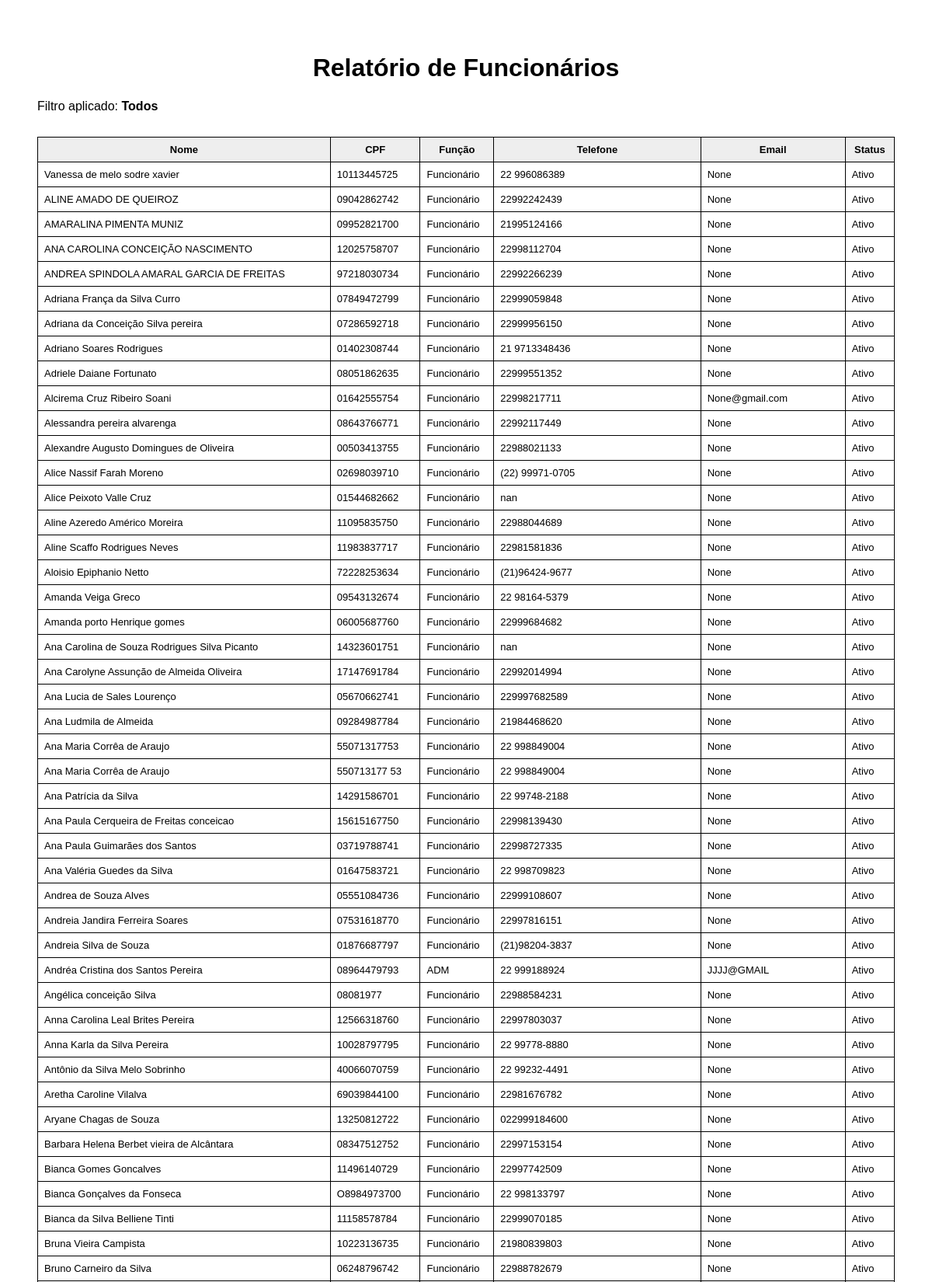
The app's page /admin/relatorio/funcionarios (signed in, upper part) with its own data.
### models.py (models this page shows)
class Funcionario(db.Model):
    __tablename__ = "funcionario"
    id = db.Column(db.Integer, primary_key=True)
    nome = db.Column(db.String(120))
    cpf = db.Column(db.String(14), unique=True)
    senha = db.Column(db.String(50))
    funcao = db.Column(db.String(50))  # "Direção" / "Funcionário"
    status = db.Column(db.String(20))
    telefone = db.Column(db.String(20))
    email = db.Column(db.String(120))
    matricula = db.Column(db.String(30))
    setor = db.Column(db.String(80))
    cargo = db.Column(db.String(80))
    data_admissao = db.Column(db.String(20))
    nascimento = db.Column(db.String(20))
    turno = db.Column(db.String(20))
    tipo_vinculo = db.Column(db.String(30))
    carga_horaria = db.Column(db.String(20))
    observacoes = db.Column(db.Text)
    escala_tipo = db.Column(db.String(30), default="SEG_SEX")
    plantao_base = db.Column(db.String(10), nullable=True)
    escalas_itens = db.relationship("EscalaItem", backref="funcionario", lazy=True)

### app.py (the view, shortened to what this page needs)
@app.route("/admin/relatorio/funcionarios")
@login_required
@direcao_required
def relatorio_funcionarios():
    busca = request.args.get("busca", "").strip()
    query = Funcionario.query
    funcionarios = query.order_by(Funcionario.nome).all()
    return render_template(
        "relatorio_funcionarios.html",
        funcionarios=funcionarios,
        busca=busca
    )

### app.py (called while the page is built)
@app.context_processor
def inject_user():
    user = None
    if "user_id" in session:
        user = Funcionario.query.get(session["user_id"])
    return dict(user=user)

def login_required(view):
    @wraps(view)
    def wrapped_view(*args, **kwargs):
        if "user_id" not in session:
            return redirect(url_for("login"))
        return view(*args, **kwargs)
    return wrapped_view

def direcao_required(view):
    @wraps(view)
    def wrapped_view(*args, **kwargs):
        if session.get("funcao") != "Direção":
            return redirect(url_for("acesso_negado"))
        return view(*args, **kwargs)
    return wrapped_view

### templates/relatorio_funcionarios.html (shortened to what this page needs)
<!DOCTYPE html>
<html lang="pt-br">
<head>
</head>
<body>
<h1>Relatório de Funcionários</h1>
<p>
    Filtro aplicado: <strong>{{ busca or "Todos" }}</strong>
</p>
<table>
    <thead>
        <tr>
            <th>Nome</th>
            <th>CPF</th>
            <th>Função</th>
            <th>Telefone</th>
            <th>Email</th>
            <th>Status</th>
        </tr>
    </thead>
    <tbody>
        {% for f in funcionarios %}
        <tr>
            <td>{{ f.nome }}</td>
            <td>{{ f.cpf }}</td>
            <td>{{ f.funcao }}</td>
            <td>{{ f.telefone }}</td>
            <td>{{ f.email }}</td>
            <td>{{ f.status }}</td>
        </tr>
        {% endfor %}
    </tbody>
</table>
</body>
</html>

### templates/relatorio_funcionarios.html (style rules this page uses)
body { font-family: Arial; padding: 40px; }
h1 { text-align: center; }
table { width: 100%; border-collapse: collapse; margin-top: 30px; }
th, td { border: 1px solid #000; padding: 8px; font-size: 13px; }
th { background: #eee; }

### records on screen
Funcionario: nome "Vanessa de melo sodre xavier", cpf "10113445725", funcao "Funcionário", telefone "22 996086389", email "None", status "Ativo"
Funcionario: nome "ALINE AMADO DE QUEIROZ", cpf "09042862742", funcao "Funcionário", telefone "22992242439", email "None", status "Ativo"
Funcionario: nome "AMARALINA PIMENTA MUNIZ", cpf "09952821700", funcao "Funcionário", telefone "21995124166", email "None", status "Ativo"
Funcionario: nome "ANA CAROLINA CONCEIÇÃO NASCIMENTO", cpf "12025758707", funcao "Funcionário", telefone "22998112704", email "None", status "Ativo"
Funcionario: nome "ANDREA SPINDOLA AMARAL GARCIA DE FREITAS", cpf "97218030734", funcao "Funcionário", telefone "22992266239", email "None", status "Ativo"
Funcionario: nome "Adriana França da Silva Curro", cpf "07849472799", funcao "Funcionário", telefone "22999059848", email "None", status "Ativo"
Funcionario: nome "Adriana da Conceição Silva pereira", cpf "07286592718", funcao "Funcionário", telefone "22999956150", email "None", status "Ativo"
Funcionario: nome "Adriano Soares Rodrigues", cpf "01402308744", funcao "Funcionário", telefone "21 9713348436", email "None", status "Ativo"
Funcionario: nome "Adriele Daiane Fortunato", cpf "08051862635", funcao "Funcionário", telefone "22999551352", email "None", status "Ativo"
Funcionario: nome "Alcirema Cruz Ribeiro Soani", cpf "01642555754", funcao "Funcionário", telefone "22998217711", email "None@gmail.com", status "Ativo"
Funcionario: nome "Alessandra pereira alvarenga", cpf "08643766771", funcao "Funcionário", telefone "22992117449", email "None", status "Ativo"
Funcionario: nome "Alexandre Augusto Domingues de Oliveira", cpf "00503413755", funcao "Funcionário", telefone "22988021133", email "None", status "Ativo"
Funcionario: nome "Alice Nassif Farah Moreno", cpf "02698039710", funcao "Funcionário", telefone "(22) 99971-0705", email "None", status "Ativo"
Funcionario: nome "Alice Peixoto Valle Cruz", cpf "01544682662", funcao "Funcionário", telefone "nan", email "None", status "Ativo"
Funcionario: nome "Aline Azeredo Américo Moreira", cpf "11095835750", funcao "Funcionário", telefone "22988044689", email "None", status "Ativo"
Funcionario: nome "Aline Scaffo Rodrigues Neves", cpf "11983837717", funcao "Funcionário", telefone "22981581836", email "None", status "Ativo"
Funcionario: nome "Aloisio Epiphanio Netto", cpf "72228253634", funcao "Funcionário", telefone "(21)96424-9677", email "None", status "Ativo"
Funcionario: nome "Amanda Veiga Greco", cpf "09543132674", funcao "Funcionário", telefone "22 98164-5379", email "None", status "Ativo"
Funcionario: nome "Amanda porto Henrique gomes", cpf "06005687760", funcao "Funcionário", telefone "22999684682", email "None", status "Ativo"
Funcionario: nome "Ana Carolina de Souza Rodrigues Silva Picanto", cpf "14323601751", funcao "Funcionário", telefone "nan", email "None", status "Ativo"
Funcionario: nome "Ana Carolyne Assunção de Almeida Oliveira", cpf "17147691784", funcao "Funcionário", telefone "22992014994", email "None", status "Ativo"
Funcionario: nome "Ana Lucia de Sales Lourenço", cpf "05670662741", funcao "Funcionário", telefone "229997682589", email "None", status "Ativo"
Funcionario: nome "Ana Ludmila de Almeida", cpf "09284987784", funcao "Funcionário", telefone "21984468620", email "None", status "Ativo"
Funcionario: nome "Ana Maria Corrêa de Araujo", cpf "55071317753", funcao "Funcionário", telefone "22 998849004", email "None", status "Ativo"
Funcionario: nome "Ana Maria Corrêa de Araujo", cpf "550713177 53", funcao "Funcionário", telefone "22 998849004", email "None", status "Ativo"
Funcionario: nome "Ana Patrícia da Silva", cpf "14291586701", funcao "Funcionário", telefone "22 99748-2188", email "None", status "Ativo"
Funcionario: nome "Ana Paula Cerqueira de Freitas conceicao", cpf "15615167750", funcao "Funcionário", telefone "22998139430", email "None", status "Ativo"
Funcionario: nome "Ana Paula Guimarães dos Santos", cpf "03719788741", funcao "Funcionário", telefone "22998727335", email "None", status "Ativo"
Funcionario: nome "Ana Valéria Guedes da Silva", cpf "01647583721", funcao "Funcionário", telefone "22 998709823", email "None", status "Ativo"
Funcionario: nome "Andrea de Souza Alves", cpf "05551084736", funcao "Funcionário", telefone "22999108607", email "None", status "Ativo"
Funcionario: nome "Andreia Jandira Ferreira Soares", cpf "07531618770", funcao "Funcionário", telefone "22997816151", email "None", status "Ativo"
Funcionario: nome "Andreia Silva de Souza", cpf "01876687797", funcao "Funcionário", telefone "(21)98204-3837", email "None", status "Ativo"
Funcionario: nome "Andréa Cristina dos Santos Pereira", cpf "08964479793", funcao "ADM", telefone "22 999188924", email "JJJJ@GMAIL", status "Ativo"
Funcionario: nome "Angélica conceição Silva", cpf "08081977", funcao "Funcionário", telefone "22988584231", email "None", status "Ativo"
Funcionario: nome "Anna Carolina Leal Brites Pereira", cpf "12566318760", funcao "Funcionário", telefone "22997803037", email "None", status "Ativo"
Funcionario: nome "Anna Karla da Silva Pereira", cpf "10028797795", funcao "Funcionário", telefone "22 99778-8880", email "None", status "Ativo"
Funcionario: nome "Antônio da Silva Melo Sobrinho", cpf "40066070759", funcao "Funcionário", telefone "22 99232-4491", email "None", status "Ativo"
Funcionario: nome "Aretha Caroline Vilalva", cpf "69039844100", funcao "Funcionário", telefone "22981676782", email "None", status "Ativo"
Funcionario: nome "Aryane Chagas de Souza", cpf "13250812722", funcao "Funcionário", telefone "022999184600", email "None", status "Ativo"
Funcionario: nome "Barbara Helena Berbet vieira de Alcântara", cpf "08347512752", funcao "Funcionário", telefone "22997153154", email "None", status "Ativo"
Funcionario: nome "Bianca Gomes Goncalves", cpf "11496140729", funcao "Funcionário", telefone "22997742509", email "None", status "Ativo"
Funcionario: nome "Bianca Gonçalves da Fonseca", cpf "O8984973700", funcao "Funcionário", telefone "22 998133797", email "None", status "Ativo"
Funcionario: nome "Bianca da Silva Belliene Tinti", cpf "11158578784", funcao "Funcionário", telefone "22999070185", email "None", status "Ativo"
Funcionario: nome "Bruna Vieira Campista", cpf "10223136735", funcao "Funcionário", telefone "21980839803", email "None", status "Ativo"
Funcionario: nome "Bruno Carneiro da Silva", cpf "06248796742", funcao "Funcionário", telefone "22988782679", email "None", status "Ativo"

### other values on screen
{{ busca or "Todos" }} "Todos"
